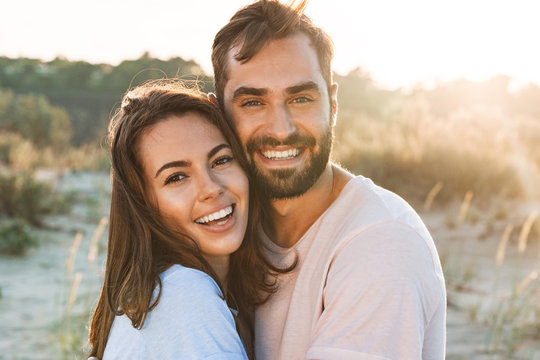
#> input picture notes/section2/chapter8/images/couple.jpg, 540 x 360 px
$ python contour_detec.py   (older library calls are emulated)
#> lines starting #> are read from the running program, lines starting #| are printed output that depends on the picture; after the words box and inside, x2 and y2 are one past the last pixel; in counts of white or black regions, pixels touching at a corner belong together
import numpy as np
import cv2


# contor is the curve joining a  sequence of points defining the boundary of an object
# in an image, therefore, contours are key information for object boundaries
# used in object detection, shape analysis and object recognition


# in order to find contours, we must first apply a threshold technique
# to make the image binary

# image, contours, hierarchy = cv2.findContours(image, mode, method, contours, hierarchy, offset)

# Load the image
img = cv2.imread('./images/couple.jpg')
#> img is the input picture: shape (360, 540, 3); mean B, G, R 153.4, 168.4, 183.8

# Convert to grayscale
gray = cv2.cvtColor(img, cv2.COLOR_BGR2GRAY)
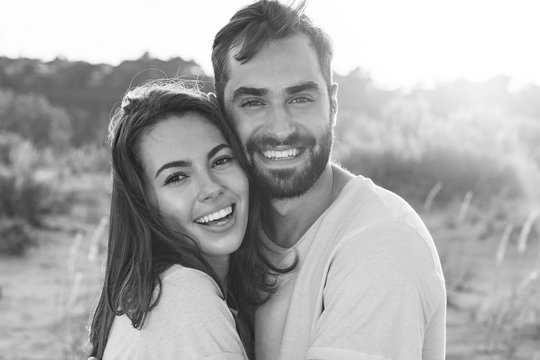
#> gray: shape (360, 540); min 23, max 255, mean 171.3

# Threshold the image
ret, thresh = cv2.threshold(gray, 127, 255, cv2.THRESH_BINARY)
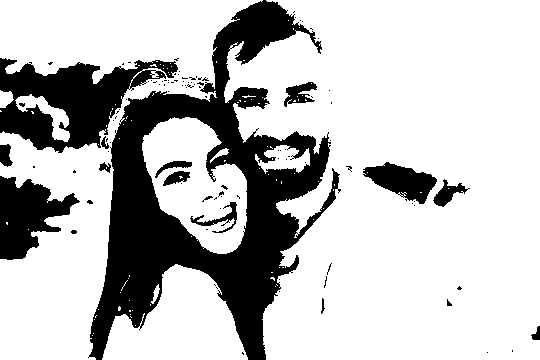
#> thresh: shape (360, 540); 75.3% white; 103 black regions (86 under 20 px)

# Find contours
contours, hierarchy = cv2.findContours(thresh, cv2.RETR_TREE, cv2.CHAIN_APPROX_SIMPLE)
#> contours = 275 contours, 247 with area under 20; largest, box (x1, y1, x2, y2) and area: (224, 0, 540, 360) 92822, (0, 0, 263, 360) 35506, (142, 117, 247, 254) 9129, (102, 264, 248, 360) 8320, (362, 161, 438, 205) 1762

# Draw contours on original image
cv2.drawContours(img, contours, -1, (0, 255, 0), 3)
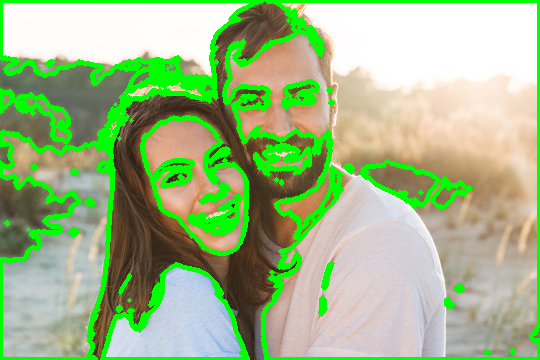
#> img: shape (360, 540, 3); 15.47% of pixels changed, all inside (x1, y1, x2, y2) = (0, 0, 540, 360)

# Display the image
cv2.imshow('Contours', img)
cv2.waitKey(0)
cv2.destroyAllWindows()


# common countour modes are:

# cv2.RETR_EXTERNAL - returns only external contours
# cv2.RETR_LIST - returns external and internal contours
# many others

# compressing contours - contours can be compressed in order
# to diminish the number of points
# the compressing algorythms are set in the "method" parameter
# cv2.CHAIN_APPROX_NONE means that no compression is performed
# cv2.CHAIN_APPROX_SIMPLE can be used to compress, it compresses
# vertical, horizontal and diagonal segments of the contour
# more complex methods like teh-chim are also available, those are better
# because they can compute the geometrical importance of a point

# Load image in grayscale
img = cv2.imread('./images/couple.jpg', cv2.IMREAD_GRAYSCALE)
#> img: shape (360, 540); min 23, max 255, mean 171.3

# threashold
ret1, thresh = cv2.threshold(img, 50, 255, cv2.THRESH_OTSU)
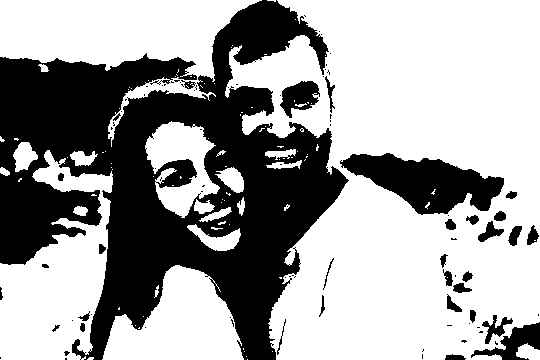
#> thresh: shape (360, 540); 63.4% white; 91 black regions (59 under 20 px)
#> ret1 = 157

# Apply the Teh-Chin algorithm to find contours
contours, hierarchy = cv2.findContours(thresh, cv2.RETR_TREE, cv2.CHAIN_APPROX_SIMPLE)
#> contours = 238 contours, 189 with area under 20; largest, box (x1, y1, x2, y2) and area: (225, 0, 540, 360) 86996, (0, 0, 262, 147) 14909, (0, 150, 113, 360) 12810, (102, 265, 244, 360) 8058, (339, 152, 505, 216) 5784

# Draw contours on the original image
cv2.drawContours(img, contours, -1, (0, 255, 0), 2)
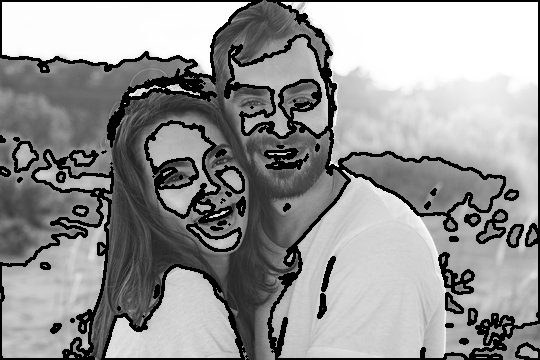
#> img: shape (360, 540); min 0, max 255, mean 149.1

# Show the original image with contours
cv2.imshow('Contours', img)
cv2.waitKey(0)
cv2.destroyAllWindows()
